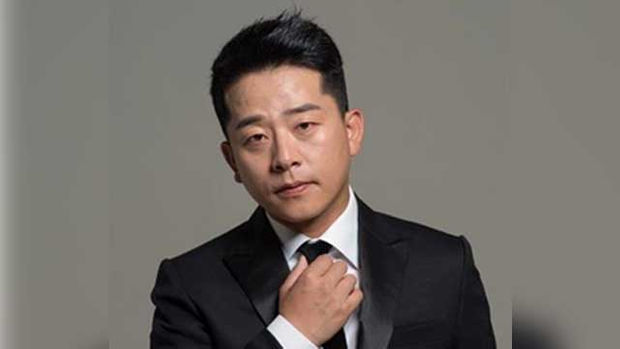
#> input picture Face_Recognition/othersFaces/김준호.jpg, 620 x 349 px, given in place of the camera
$ python Facial_Recognition.py
#> lines starting #> are read from the running program, lines starting #| are printed output that depends on the picture
import cv2
from os import listdir
from os.path import isfile, join
import numpy as np
import matplotlib.pyplot as plt
import matplotlib
import os
lst = ["/home/user/", "/home/ehyeok9/github/"]
directory = lst[0]
folder_path = directory + "Software-Project-II---AD-project/"
data_path = [folder_path + 'Face_Recognition/userFaces/', folder_path + 'Face_Recognition/othersFaces/', folder_path + 'Face_Recognition/']

class FaceRecognition:

    # [26 lines left out: function __init__, not called in this run]

    def update_data(self):
        self.userFiles = [f for f in listdir(data_path[0]) if isfile(join(data_path[0], f))]
        self.otherFiles = [f for f in listdir(self.gender_path) if isfile(join(self.gender_path, f))]

    # [58 lines left out: functions face_detector, compare_face, draw_graph, make_file, not called in this run]


class FaceCapture:

    @staticmethod
    def face_extractor(img):
        face_classifier = cv2.CascadeClassifier(data_path[2] + 'haarcascade_frontalface_default.xml')
        gray = cv2.cvtColor(img, cv2.COLOR_BGR2GRAY)
        faces = face_classifier.detectMultiScale(gray, 1.3, 5)
        cropped_face = None

        if faces is():
            return None

        for (x, y, w, h) in faces:
            cropped_face = img[y:y+h, x:x+w]

        return cropped_face

    @staticmethod
    def capture_face(username = "Kevin"):

#> called with username = 'Kevin'
        cap = cv2.VideoCapture(0)
        count = 0
        os.system("mkdir {}".format(data_path[0] + username + '/'))

        while True:
            ret, frame = cap.read()
#> frame is the input picture: shape (349, 620, 3); mean B, G, R 103.4, 109.3, 115.5
            if FaceCapture.face_extractor(frame) is not None:
#> in face_extractor, `gray = cv2.cvtColor(img, cv2.COLOR_BGR2GRAY)`:
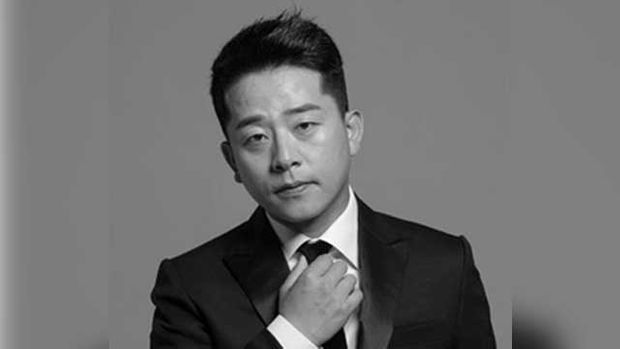
#> gray: shape (349, 620); min 0, max 255, mean 110.5
#> in face_extractor, `faces = face_classifier.detectMultiScale(gray, 1.3, 5)`: faces = [[207, 67, 152, 152]]
#> the loop in face_extractor, `for (x, y, w, h) in faces:` made 1 pass
#> pass 1, in face_extractor, `cropped_face = img[y:y+h, x:x+w]`:
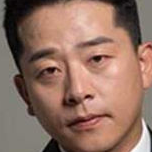
#> cropped_face: shape (152, 152, 3); mean B, G, R 99.1, 113.2, 145.9
                count += 1
#> count = 1
                face = cv2.resize(FaceCapture.face_extractor(frame), (200, 200))
#> the loop in face_extractor (call 2), `for (x, y, w, h) in faces:` made 1 pass

                file_name_path = data_path[0] + '/' + username + '/user' + str(count) + '.jpg'
                cv2.imwrite(file_name_path, face)

                cv2.putText(face, str(count), (50, 50), cv2.FONT_HERSHEY_COMPLEX, 1, (0, 255, 0), 2)
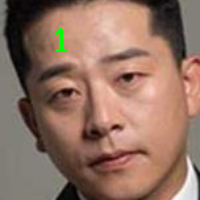
#> face: shape (200, 200, 3); mean B, G, R 98.6, 113.4, 145.2
                cv2.imshow('Face Cropper', face)
            else:
                print("Face not Found")
                pass

            if cv2.waitKey(1) == 13 or count == 100:
#> (key Esc is pressed here)
                break

        cap.release()
        cv2.destroyAllWindows()
        print('Colleting Samples Complete!!!')


if __name__ == "__main__":
    FaceCapture.capture_face()

#> (the run stopped early here; a loop or call above may not have finished)
